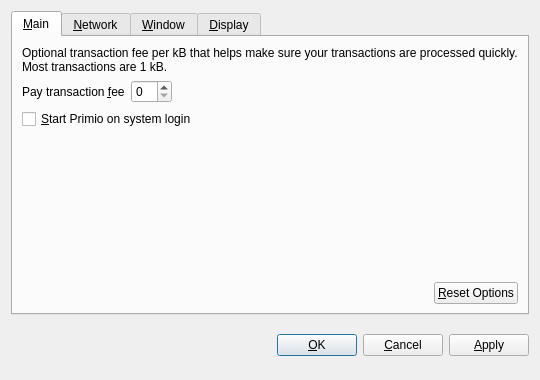
<?xml version="1.0" encoding="UTF-8"?>
<ui version="4.0">
 <class>OptionsDialog</class>
 <widget class="QDialog" name="OptionsDialog">
  <property name="geometry">
   <rect>
    <x>0</x>
    <y>0</y>
    <width>540</width>
    <height>380</height>
   </rect>
  </property>
  <property name="windowTitle">
   <string>Options</string>
  </property>
  <property name="modal">
   <bool>true</bool>
  </property>
  <layout class="QVBoxLayout" name="verticalLayout">
   <item>
    <widget class="QTabWidget" name="tabWidget">
     <property name="tabPosition">
      <enum>QTabWidget::North</enum>
     </property>
     <property name="currentIndex">
      <number>0</number>
     </property>
     <widget class="QWidget" name="tabMain">
      <attribute name="title">
       <string>&amp;Main</string>
      </attribute>
      <layout class="QVBoxLayout" name="verticalLayout_Main">
       <item>
        <widget class="QLabel" name="transactionFeeInfoLabel">
         <property name="text">
          <string>Optional transaction fee per kB that helps make sure your transactions are processed quickly. Most transactions are 1 kB.</string>
         </property>
         <property name="textFormat">
          <enum>Qt::PlainText</enum>
         </property>
         <property name="wordWrap">
          <bool>true</bool>
         </property>
        </widget>
       </item>
       <item>
        <layout class="QHBoxLayout" name="horizontalLayout_1_Main">
         <item>
          <widget class="QLabel" name="transactionFeeLabel">
           <property name="text">
            <string>Pay transaction &amp;fee</string>
           </property>
           <property name="textFormat">
            <enum>Qt::PlainText</enum>
           </property>
           <property name="buddy">
            <cstring>transactionFee</cstring>
           </property>
          </widget>
         </item>
         <item>
          <widget class="BitcoinAmountField" name="transactionFee"/>
         </item>
         <item>
          <spacer name="horizontalSpacer_1_Main">
           <property name="orientation">
            <enum>Qt::Horizontal</enum>
           </property>
           <property name="sizeHint" stdset="0">
            <size>
             <width>40</width>
             <height>20</height>
            </size>
           </property>
          </spacer>
         </item>
        </layout>
       </item>
       <item>
        <widget class="QCheckBox" name="bitcoinAtStartup">
         <property name="toolTip">
          <string>Automatically start Primio after logging in to the system.</string>
         </property>
         <property name="text">
          <string>&amp;Start Primio on system login</string>
         </property>
        </widget>
       </item>
       <item>
        <spacer name="verticalSpacer_Main">
         <property name="orientation">
          <enum>Qt::Vertical</enum>
         </property>
         <property name="sizeHint" stdset="0">
          <size>
           <width>20</width>
           <height>40</height>
          </size>
         </property>
        </spacer>
       </item>
       <item>
        <layout class="QHBoxLayout" name="horizontalLayout_2_Main">
         <item>
          <spacer name="horizontalSpacer_2_Main">
           <property name="orientation">
            <enum>Qt::Horizontal</enum>
           </property>
           <property name="sizeHint" stdset="0">
            <size>
             <width>40</width>
             <height>20</height>
            </size>
           </property>
          </spacer>
         </item>
         <item>
          <widget class="QPushButton" name="resetButton">
           <property name="toolTip">
            <string>Reset all client options to default.</string>
           </property>
           <property name="text">
            <string>&amp;Reset Options</string>
           </property>
           <property name="autoDefault">
            <bool>false</bool>
           </property>
          </widget>
         </item>
        </layout>
       </item>
      </layout>
     </widget>
     <widget class="QWidget" name="tabNetwork">
      <attribute name="title">
       <string>&amp;Network</string>
      </attribute>
      <layout class="QVBoxLayout" name="verticalLayout_Network">
       <item>
        <widget class="QCheckBox" name="mapPortUpnp">
         <property name="toolTip">
          <string>Automatically open the Primio client port on the router. This only works when your router supports UPnP and it is enabled.</string>
         </property>
         <property name="text">
          <string>Map port using &amp;UPnP</string>
         </property>
        </widget>
       </item>
       <item>
        <widget class="QCheckBox" name="connectSocks">
         <property name="toolTip">
          <string>Connect to the Primio network through a SOCKS proxy (e.g. when connecting through Tor).</string>
         </property>
         <property name="text">
          <string>&amp;Connect through SOCKS proxy:</string>
         </property>
        </widget>
       </item>
       <item>
        <layout class="QHBoxLayout" name="horizontalLayout_Network">
         <item>
          <widget class="QLabel" name="proxyIpLabel">
           <property name="text">
            <string>Proxy &amp;IP:</string>
           </property>
           <property name="textFormat">
            <enum>Qt::PlainText</enum>
           </property>
           <property name="buddy">
            <cstring>proxyIp</cstring>
           </property>
          </widget>
         </item>
         <item>
          <widget class="QValidatedLineEdit" name="proxyIp">
           <property name="maximumSize">
            <size>
             <width>140</width>
             <height>16777215</height>
            </size>
           </property>
           <property name="toolTip">
            <string>IP address of the proxy (e.g. 127.0.0.1)</string>
           </property>
          </widget>
         </item>
         <item>
          <widget class="QLabel" name="proxyPortLabel">
           <property name="text">
            <string>&amp;Port:</string>
           </property>
           <property name="textFormat">
            <enum>Qt::PlainText</enum>
           </property>
           <property name="buddy">
            <cstring>proxyPort</cstring>
           </property>
          </widget>
         </item>
         <item>
          <widget class="QLineEdit" name="proxyPort">
           <property name="maximumSize">
            <size>
             <width>55</width>
             <height>16777215</height>
            </size>
           </property>
           <property name="toolTip">
            <string>Port of the proxy (e.g. 9050)</string>
           </property>
          </widget>
         </item>
         <item>
          <widget class="QLabel" name="socksVersionLabel">
           <property name="text">
            <string>SOCKS &amp;Version:</string>
           </property>
           <property name="textFormat">
            <enum>Qt::PlainText</enum>
           </property>
           <property name="buddy">
            <cstring>socksVersion</cstring>
           </property>
          </widget>
         </item>
         <item>
          <widget class="QValueComboBox" name="socksVersion">
           <property name="toolTip">
            <string>SOCKS version of the proxy (e.g. 5)</string>
           </property>
          </widget>
         </item>
         <item>
          <spacer name="horizontalSpacer_Network">
           <property name="orientation">
            <enum>Qt::Horizontal</enum>
           </property>
           <property name="sizeHint" stdset="0">
            <size>
             <width>40</width>
             <height>20</height>
            </size>
           </property>
          </spacer>
         </item>
        </layout>
       </item>
       <item>
        <spacer name="verticalSpacer_Network">
         <property name="orientation">
          <enum>Qt::Vertical</enum>
         </property>
         <property name="sizeHint" stdset="0">
          <size>
           <width>20</width>
           <height>40</height>
          </size>
         </property>
        </spacer>
       </item>
      </layout>
     </widget>
     <widget class="QWidget" name="tabWindow">
      <attribute name="title">
       <string>&amp;Window</string>
      </attribute>
      <layout class="QVBoxLayout" name="verticalLayout_Window">
       <item>
        <widget class="QCheckBox" name="minimizeToTray">
         <property name="toolTip">
          <string>Show only a tray icon after minimizing the window.</string>
         </property>
         <property name="text">
          <string>&amp;Minimize to the tray instead of the taskbar</string>
         </property>
        </widget>
       </item>
       <item>
        <widget class="QCheckBox" name="minimizeOnClose">
         <property name="toolTip">
          <string>Minimize instead of exit the application when the window is closed. When this option is enabled, the application will be closed only after selecting Quit in the menu.</string>
         </property>
         <property name="text">
          <string>M&amp;inimize on close</string>
         </property>
        </widget>
       </item>
       <item>
        <spacer name="verticalSpacer_Window">
         <property name="orientation">
          <enum>Qt::Vertical</enum>
         </property>
         <property name="sizeHint" stdset="0">
          <size>
           <width>20</width>
           <height>40</height>
          </size>
         </property>
        </spacer>
       </item>
      </layout>
     </widget>
     <widget class="QWidget" name="tabDisplay">
      <attribute name="title">
       <string>&amp;Display</string>
      </attribute>
      <layout class="QVBoxLayout" name="verticalLayout_Display">
       <item>
        <layout class="QHBoxLayout" name="horizontalLayout_1_Display">
         <item>
          <widget class="QLabel" name="langLabel">
           <property name="text">
            <string>User Interface &amp;language:</string>
           </property>
           <property name="textFormat">
            <enum>Qt::PlainText</enum>
           </property>
           <property name="buddy">
            <cstring>lang</cstring>
           </property>
          </widget>
         </item>
         <item>
          <widget class="QValueComboBox" name="lang">
           <property name="toolTip">
            <string>The user interface language can be set here. This setting will take effect after restarting Primio.</string>
           </property>
          </widget>
         </item>
        </layout>
       </item>
       <item>
        <layout class="QHBoxLayout" name="horizontalLayout_2_Display">
         <item>
          <widget class="QLabel" name="unitLabel">
           <property name="text">
            <string>&amp;Unit to show amounts in:</string>
           </property>
           <property name="textFormat">
            <enum>Qt::PlainText</enum>
           </property>
           <property name="buddy">
            <cstring>unit</cstring>
           </property>
          </widget>
         </item>
         <item>
          <widget class="QValueComboBox" name="unit">
           <property name="toolTip">
            <string>Choose the default subdivision unit to show in the interface and when sending coins.</string>
           </property>
          </widget>
         </item>
        </layout>
       </item>
       <item>
        <widget class="QCheckBox" name="displayAddresses">
         <property name="toolTip">
          <string>Whether to show Primio addresses in the transaction list or not.</string>
         </property>
         <property name="text">
          <string>&amp;Display addresses in transaction list</string>
         </property>
        </widget>
       </item>
       <item>
        <spacer name="verticalSpacer_Display">
         <property name="orientation">
          <enum>Qt::Vertical</enum>
         </property>
         <property name="sizeHint" stdset="0">
          <size>
           <width>20</width>
           <height>40</height>
          </size>
         </property>
        </spacer>
       </item>
      </layout>
     </widget>
    </widget>
   </item>
   <item>
    <layout class="QHBoxLayout" name="horizontalLayout_Buttons">
     <item>
      <spacer name="horizontalSpacer_1">
       <property name="orientation">
        <enum>Qt::Horizontal</enum>
       </property>
       <property name="sizeHint" stdset="0">
        <size>
         <width>40</width>
         <height>48</height>
        </size>
       </property>
      </spacer>
     </item>
     <item>
      <widget class="QLabel" name="statusLabel">
       <property name="font">
        <font>
         <weight>75</weight>
         <bold>true</bold>
        </font>
       </property>
       <property name="text">
        <string/>
       </property>
       <property name="textFormat">
        <enum>Qt::PlainText</enum>
       </property>
       <property name="wordWrap">
        <bool>true</bool>
       </property>
      </widget>
     </item>
     <item>
      <spacer name="horizontalSpacer_2">
       <property name="orientation">
        <enum>Qt::Horizontal</enum>
       </property>
       <property name="sizeHint" stdset="0">
        <size>
         <width>40</width>
         <height>48</height>
        </size>
       </property>
      </spacer>
     </item>
     <item>
      <widget class="QPushButton" name="okButton">
       <property name="text">
        <string>&amp;OK</string>
       </property>
      </widget>
     </item>
     <item>
      <widget class="QPushButton" name="cancelButton">
       <property name="text">
        <string>&amp;Cancel</string>
       </property>
       <property name="autoDefault">
        <bool>false</bool>
       </property>
      </widget>
     </item>
     <item>
      <widget class="QPushButton" name="applyButton">
       <property name="text">
        <string>&amp;Apply</string>
       </property>
       <property name="autoDefault">
        <bool>false</bool>
       </property>
      </widget>
     </item>
    </layout>
   </item>
  </layout>
 </widget>
 <customwidgets>
  <customwidget>
   <class>BitcoinAmountField</class>
   <extends>QSpinBox</extends>
   <header>bitcoinamountfield.h</header>
  </customwidget>
  <customwidget>
   <class>QValueComboBox</class>
   <extends>QComboBox</extends>
   <header>qvaluecombobox.h</header>
  </customwidget>
  <customwidget>
   <class>QValidatedLineEdit</class>
   <extends>QLineEdit</extends>
   <header>qvalidatedlineedit.h</header>
  </customwidget>
 </customwidgets>
 <resources/>
 <connections/>
</ui>
